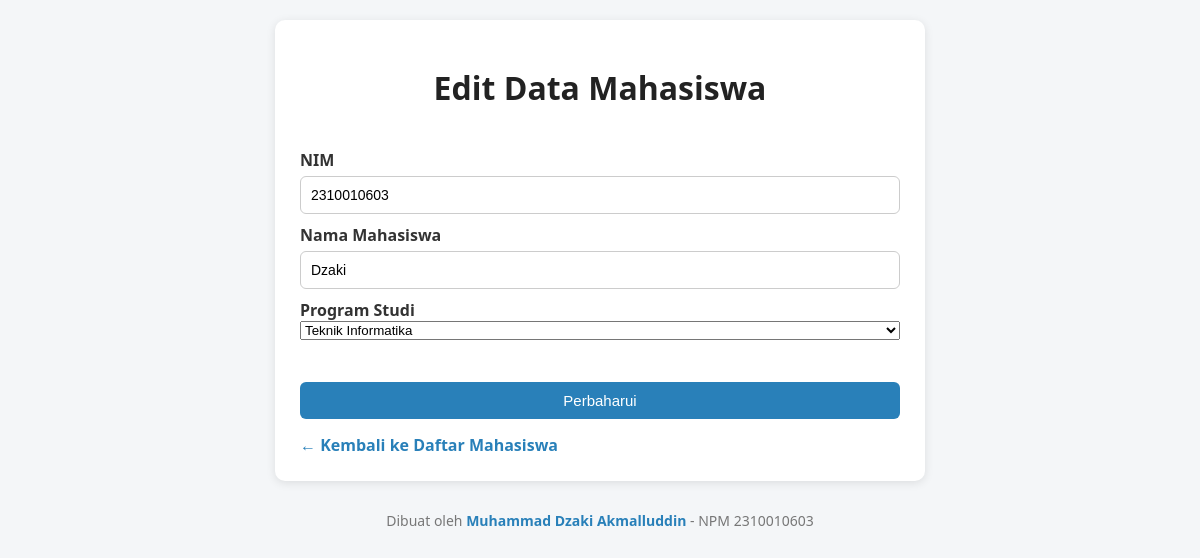
The app's page /index.php/mahasiswa/edit/1 with its own data.
### tables this page shows
CREATE TABLE `mahasiswa` (
  `id_mahasiswa` int NOT NULL,
  `NIM` varchar(10) NOT NULL,
  `nama_mhs` varchar(90) NOT NULL,
  `id_prodi` int DEFAULT NULL
);

CREATE TABLE `prodi` (
  `id_prodi` int NOT NULL,
  `kode_prodi` varchar(10) NOT NULL,
  `nama_prodi` varchar(255) NOT NULL
);

### application/controllers/Mahasiswa.php (called while the page is built, shortened)
<?php
class Mahasiswa extends CI_Controller {
    public function __construct()
    {
        $this->load->model('Mahasiswa_model');
        $this->load->model('Prodi_model');
    }
    public function edit($id) {
        $data['prodi'] = $this->Prodi_model->lihatData();
        $data['mahasiswa'] = $this->Mahasiswa_model->getById($id);
        $this->load->view('mahasiswa_edit', $data);
    }
}

### index.php (called while the page is built, shortened)
<?php
require_once BASEPATH.'core/CodeIgniter.php';

### application/models/Mahasiswa_model.php (called while the page is built, shortened)
<?php
class Mahasiswa_model extends CI_Model {
    public function getById($id) {
        return $this->db->get_where('mahasiswa', ['id_mahasiswa' => $id])->row();
    }
}

### application/models/Prodi_model.php (called while the page is built, shortened)
<?php
class Prodi_model extends CI_Model {
    public function lihatData()
    {
        return $this->db->get('prodi')->result();
    }
}

### application/views/Mahasiswa_edit.php (the view, shortened to what this page needs)
<!DOCTYPE html>
<html lang="id">
<head>
</head>
<body>
  <div class="container">
    <h1>Edit Data Mahasiswa</h1>
    <form action="<?= site_url('mahasiswa/perbaharui/' . $mahasiswa->id_mahasiswa) ?>" method="post">
      <label for="nim">NIM</label>
      <input type="text" name="nim" id="nim" value="<?= $mahasiswa->NIM ?>" required>
      <label for="nama_mhs">Nama Mahasiswa</label>
      <input type="text" name="nama_mhs" id="nama_mhs" value="<?= $mahasiswa->nama_mhs ?>" required>
       <label for="id_prodi">Program Studi</label>
    <select name="id_prodi" id="id_prodi" required>
        <?php foreach ($prodi as $ps) : ?>
        <option value="<?= $ps->id_prodi ?>" <?= $mahasiswa->id_prodi == $ps->id_prodi ? 'selected' : '' ?>>
            <?= $ps->nama_prodi ?>
        </option>
        <?php endforeach; ?>
    </select><br>
      <input type="submit" class="btn-submit" value="Perbaharui">
    </form>
    <a href="<?= site_url('mahasiswa') ?>" class="btn-back">← Kembali ke Daftar Mahasiswa</a>
  </div>
  <div class="footer">
    Dibuat oleh <span>Muhammad Dzaki Akmalluddin</span> - NPM 2310010603
  </div>
</body>
</html>

### application/views/Mahasiswa_edit.php (style rules this page uses)
body { font-family: "Segoe UI", Tahoma, Geneva, Verdana, sans-serif; background-color: #f4f6f8; margin: 0; padding: 20px; }
h1 { text-align: center; color: #222; margin-bottom: 30px; }
.container { background-color: #fff; border-radius: 10px; box-shadow: 0 2px 10px rgba(0,0,0,0.1); padding: 25px; max-width: 600px; margin: auto; }
form { display: flex; flex-direction: column; }
label { font-weight: 600; margin-top: 10px; color: #333; }
input[type="text"] { padding: 10px; margin-top: 5px; border: 1px solid #ccc; border-radius: 6px; font-size: 14px; transition: 0.2s; }
.btn-submit { background-color: #2980b9; color: white; border: none; border-radius: 6px; padding: 10px 15px; font-size: 15px; margin-top: 20px; cursor: pointer; transition: 0.2s; }
.btn-back { display: inline-block; margin-top: 15px; text-decoration: none; color: #2980b9; font-weight: bold; text-align: center; transition: 0.2s; }
.footer { text-align: center; margin-top: 30px; font-size: 14px; color: #777; }
.footer span { color: #2980b9; font-weight: bold; }

### records on screen
mahasiswa: nim "2310010603", nama_mhs "Dzaki", id_prodi "Teknik Informatika"
